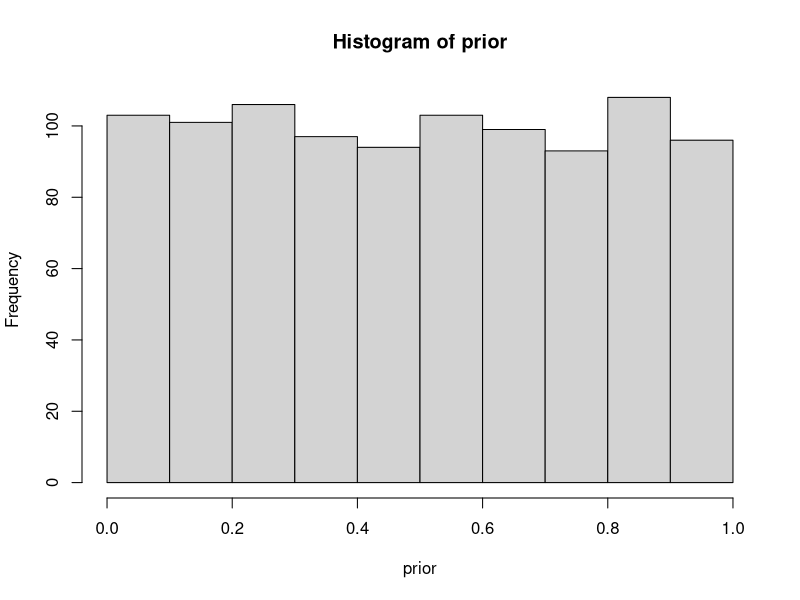
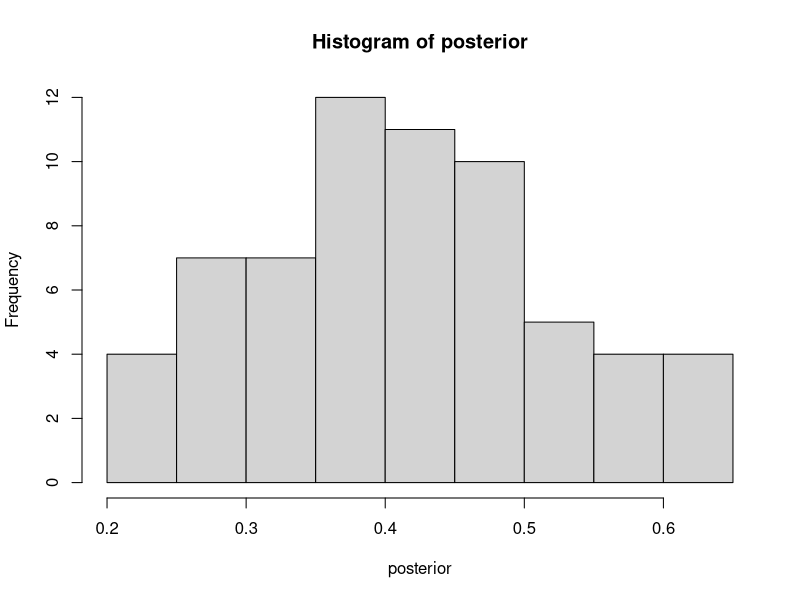
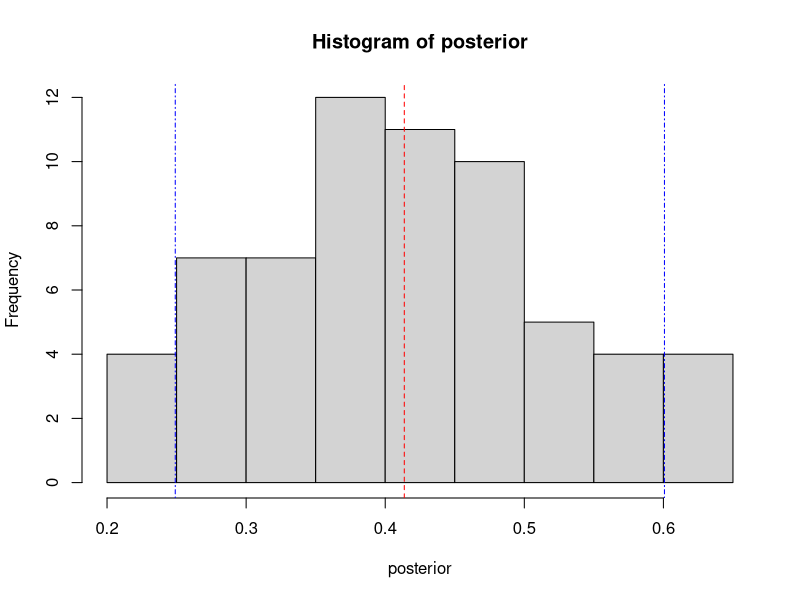
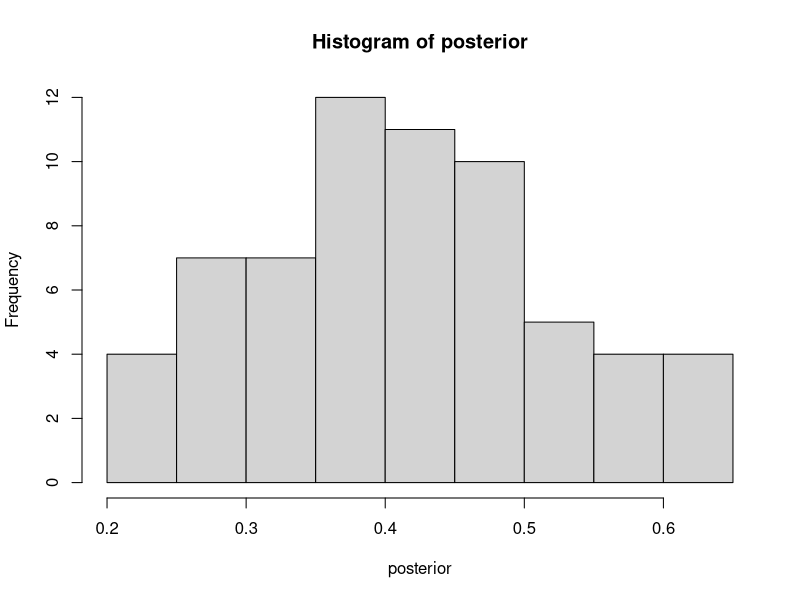
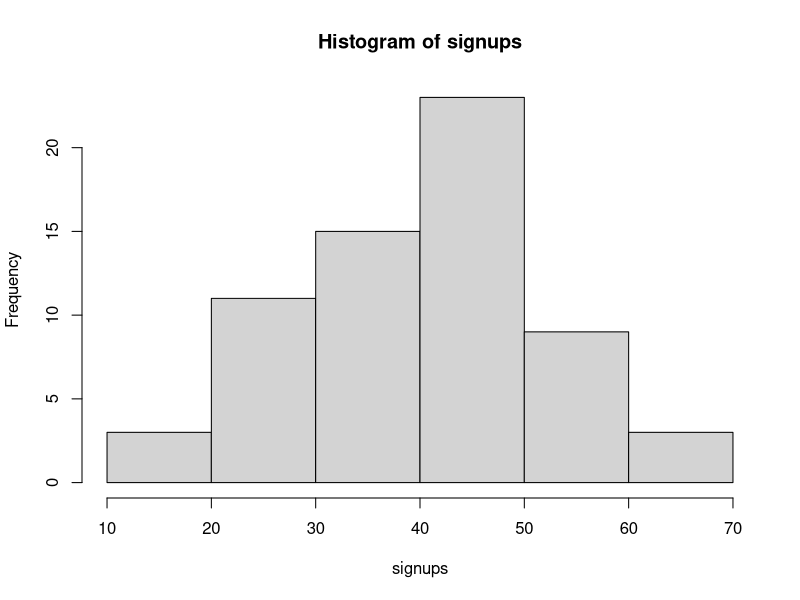
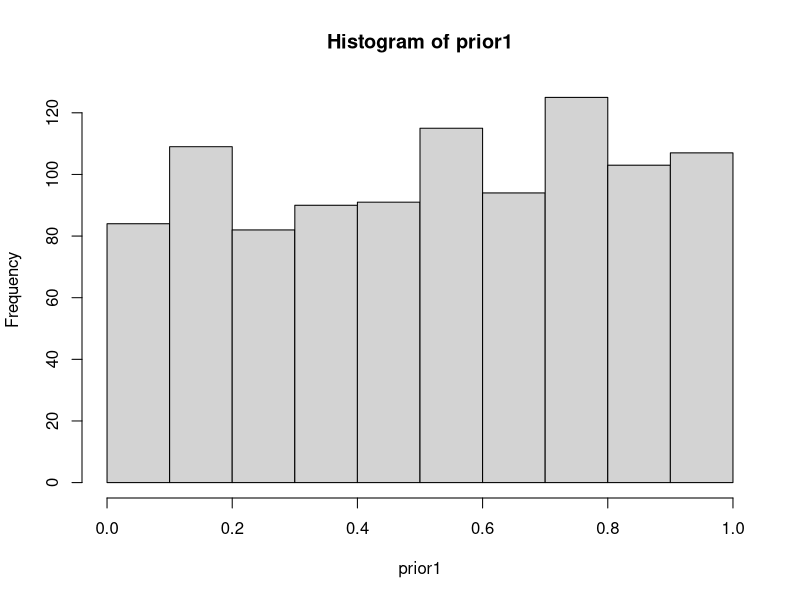
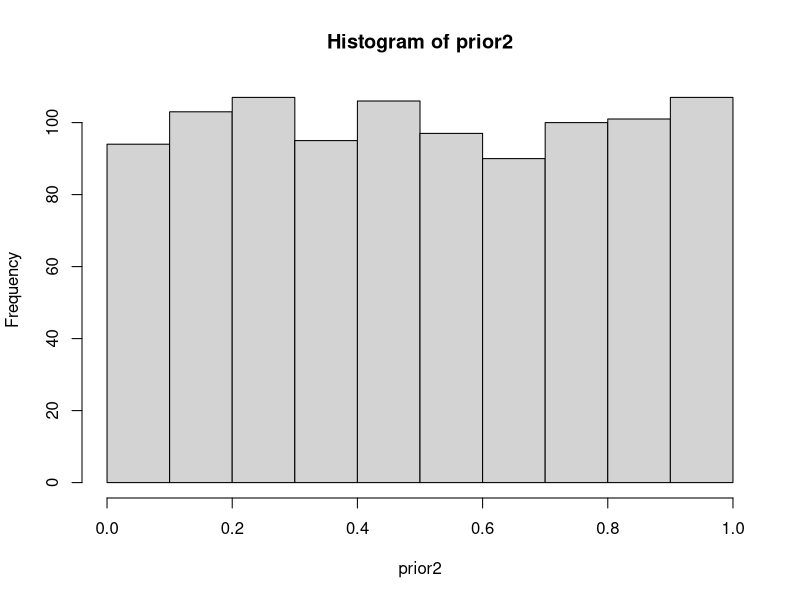
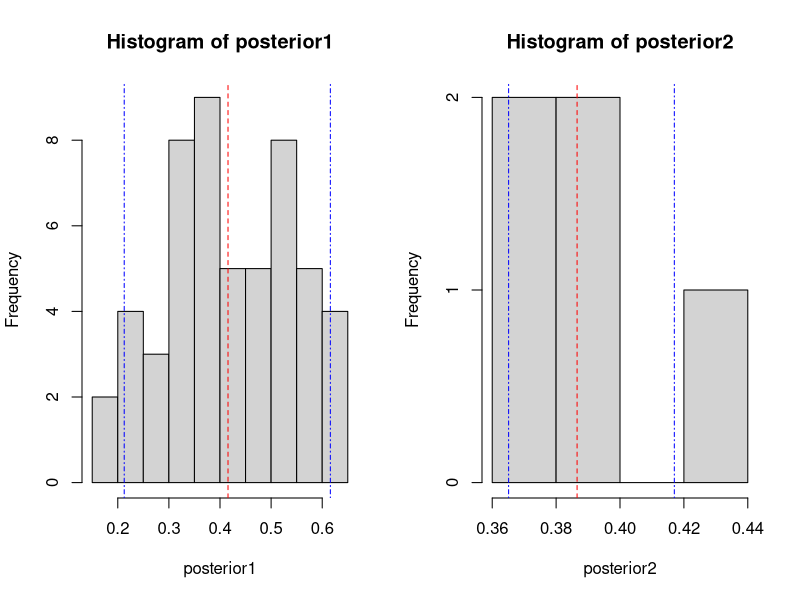

These charts were generated, in order, by the following R code:
## ---- chunk 1
knitr::opts_chunk$set(echo = TRUE)
## ---- chunk 2
n = 1000
prior = runif(n) # Here we sample n draws from the prior
par(mfrow=c(1,1))
hist(prior) # It’s always good to eyeball the prior to make sure it looks ok
## ---- chunk 3
generativemodel = function(theta) { 
  rbinom(1, 20, theta)
} 
## ---- chunk 4
simdata = rep(NA, n) 
for(i in 1:n) { 
  simdata[i] = generativemodel( prior[i] ) 
}
## ---- chunk 5
posterior = prior[simdata == 8]
hist(posterior)

# Are there enought draws left after the ﬁltering?
length(posterior)
## ---- chunk 6
hist(posterior)
abline(v = mean(posterior), col = "red", lty = 2)
abline(v = quantile(posterior,c(.05,.95)), col = 'blue', lty = 4)
## ---- chunk 7
hist(posterior)
length(posterior)
length(posterior[posterior > 0.2])

sum(posterior[posterior > 0.2]) / length(posterior)
## ---- chunk 8
signups = rbinom(length(posterior), 100, posterior)
hist(signups)
## ---- chunk 9
# Simulate n1 random draws from the prior:
n1 = 1000
prior1 = runif(n1)
hist(prior1) # Eyball the prior

# Define the generative model:
generativemodel1 <- function(theta) {
  rbinom(1, 16, theta)
}

# Simulate and store data using parameters from the prior and the generative model: 
simdata1 <- rep(NA, n1)
for(i in 1:n1) {
  simdata1[i] <- generativemodel1(prior1[i])
}

# Filter out all draws that do not match the data:
posterior1 <- prior1[simdata1 == 6]
length(posterior1)
## ---- chunk 10
# Simulate n2 random draws from the prior:
n2 = 1000
prior2 = runif(n2)
hist(prior2) # Eyball the prior

# Define the generative model:
generativemodel2 <- function(theta) {
  rbinom(1, 160, theta)
}

# Simulate and store data using parameters from the prior and the generative model: 
simdata2 <- rep(NA, n2)
for(i in 1:n2) {
  simdata2[i] <- generativemodel2(prior2[i])
}

# Filter out all draws that do not match the data:
posterior2 <- prior2[simdata2 == 60]
length(posterior2)
## ---- chunk 11
par(mfrow=c(1,2))
# Hisogram posterior1
hist(posterior1)
abline(v = mean(posterior1), col = "red", lty = 2)
abline(v = quantile(posterior1,c(.05,.95)), col = 'blue', lty = 4)

# Hisogram posterior2
hist(posterior2)
abline(v = mean(posterior2), col = "red", lty = 2)
abline(v = quantile(posterior2,c(.05,.95)), col = 'blue', lty = 4)

# Means of posteriors
mean(posterior1)
mean(posterior2) 

# Equal-tailed credible intervals
quantile(posterior1,c(.05,.95))
quantile(posterior2,c(.05,.95))
## ---- chunk 12
n = 1000

# Prior uniformly distributed between 0.1 and 0.5
priorUnif = runif(n, min = 0.1, 0.5)
hist(priorUnif)
## ---- chunk 13
a = 3
b = 12
priorBeta = rbeta(n, a, b)
hist(priorBeta)
## ---- chunk 14
# Define the generative model:
generativemodelUnif <- function(theta) {
  rbinom(1, 16, theta)
}

# Simulate and store data using parameters from the prior and the generative model: 
simdataUnif <- rep(NA, n)
for(i in 1:n) {
  simdataUnif[i] <- generativemodelUnif(priorUnif[i])
}

# Filter out all draws that do not match the data:
posteriorUnif <- priorUnif[simdataUnif == 6]
length(posteriorUnif)
## ---- chunk 15
# Define the generative model:
generativemodelBeta <- function(theta) {
  rbinom(1, 16, theta)
}

# Simulate and store data using parameters from the prior and the generative model: 
simdataBeta <- rep(NA, n)
for(i in 1:n) {
  simdataBeta[i] <- generativemodelBeta(priorUnif[i])
}

# Filter out all draws that do not match the data:
posteriorBeta <- priorBeta[simdataBeta == 6]
length(posteriorBeta)
## ---- chunk 16
par(mfrow=c(1,2))
# Hisogram posteriorUnif
hist(posteriorUnif, xlim = c(0,1))
abline(v = mean(posteriorUnif), col = "red", lty = 2)
abline(v = quantile(posteriorUnif,c(.05,.95)), col = 'blue', lty = 4)

# Hisogram posteriorBeta
hist(posteriorBeta, xlim = c(0,1))
abline(v = mean(posteriorBeta), col = "red", lty = 2)
abline(v = quantile(posteriorBeta,c(.05,.95)), col = 'blue', lty = 4)

# Means of posteriors
mean(posteriorUnif)
mean(posteriorBeta) 

# Equal-tailed credible intervals
quantile(posteriorUnif,c(.05,.95))
quantile(posteriorBeta,c(.05,.95))
## ---- chunk 17
# Calculating the prior with beta distribution
n = 100000
prior = rbeta(n, 40, 40)
hist(prior)

# Define the generative model
generativemodel <- function(theta){
  rbinom(1, 120, theta)
}

# Simulate and store data using parameters from the prior and the generative model: 
simdata <- rep(NA, n)
for(i in 1:n){
  simdata[i] <- generativemodel(prior[i])
}

# Filter out all draws that do not match the data:
posterior <- prior[simdata == 68]
length(posterior)

par(mfrow=c(1,1))
hist(posterior)
abline(v = mean(posterior), col = "red", lty = 2)
abline(v = quantile(posterior,c(.05,.95)), col = 'blue', lty = 4)

mean(posterior)
quantile(posterior,c(.05,.95))
## ---- chunk 18
sum(posterior[posterior > 0.5]) / length(posterior)
## ---- chunk 19
Bvoters <- rbinom(length(posterior), 200, 1-posterior)
hist(Bvoters)
floor(mean(Bvoters))
floor(quantile(Bvoters, c(.05, .95))) # 90% equal-tailed credible interval
